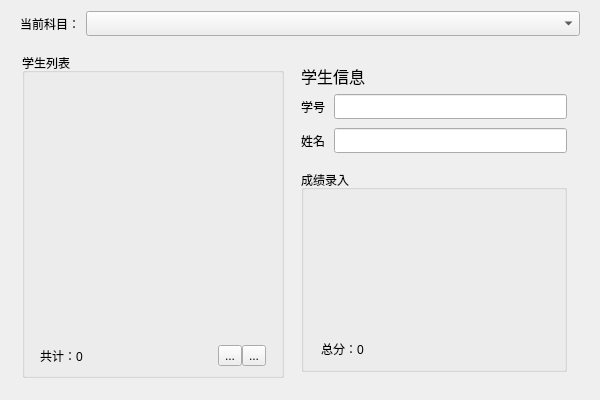
<?xml version="1.0" encoding="UTF-8"?>
<ui version="4.0">
 <class>InputClass</class>
 <widget class="QWidget" name="InputClass">
  <property name="geometry">
   <rect>
    <x>0</x>
    <y>0</y>
    <width>600</width>
    <height>400</height>
   </rect>
  </property>
  <property name="windowTitle">
   <string>Input</string>
  </property>
  <layout class="QVBoxLayout" name="verticalLayout">
   <item>
    <layout class="QHBoxLayout" name="horizontalLayout_2">
     <property name="leftMargin">
      <number>9</number>
     </property>
     <property name="topMargin">
      <number>0</number>
     </property>
     <property name="rightMargin">
      <number>9</number>
     </property>
     <property name="bottomMargin">
      <number>0</number>
     </property>
     <item>
      <widget class="QLabel" name="label">
       <property name="text">
        <string>当前科目：</string>
       </property>
      </widget>
     </item>
     <item>
      <widget class="QComboBox" name="comboBox">
       <property name="sizePolicy">
        <sizepolicy hsizetype="Expanding" vsizetype="Fixed">
         <horstretch>0</horstretch>
         <verstretch>0</verstretch>
        </sizepolicy>
       </property>
       <property name="minimumSize">
        <size>
         <width>0</width>
         <height>25</height>
        </size>
       </property>
      </widget>
     </item>
    </layout>
   </item>
   <item>
    <widget class="QWidget" name="widget" native="true">
     <layout class="QHBoxLayout" name="horizontalLayout">
      <item>
       <widget class="QWidget" name="widget_2" native="true">
        <layout class="QVBoxLayout" name="verticalLayout_7">
         <property name="spacing">
          <number>0</number>
         </property>
         <property name="leftMargin">
          <number>0</number>
         </property>
         <property name="topMargin">
          <number>0</number>
         </property>
         <property name="rightMargin">
          <number>0</number>
         </property>
         <property name="bottomMargin">
          <number>0</number>
         </property>
         <item>
          <widget class="QGroupBox" name="groupBox_4">
           <property name="title">
            <string>学生列表</string>
           </property>
           <layout class="QVBoxLayout" name="verticalLayout_8">
            <property name="spacing">
             <number>0</number>
            </property>
            <property name="leftMargin">
             <number>9</number>
            </property>
            <property name="topMargin">
             <number>9</number>
            </property>
            <property name="rightMargin">
             <number>9</number>
            </property>
            <property name="bottomMargin">
             <number>9</number>
            </property>
            <item>
             <widget class="QListView" name="studentsView">
              <property name="sizePolicy">
               <sizepolicy hsizetype="Preferred" vsizetype="Expanding">
                <horstretch>0</horstretch>
                <verstretch>0</verstretch>
               </sizepolicy>
              </property>
              <property name="layoutDirection">
               <enum>Qt::LayoutDirection::LeftToRight</enum>
              </property>
              <property name="autoFillBackground">
               <bool>true</bool>
              </property>
              <property name="styleSheet">
               <string notr="true">background: transparent;
</string>
              </property>
             </widget>
            </item>
            <item>
             <widget class="QWidget" name="widget_10" native="true">
              <layout class="QHBoxLayout" name="horizontalLayout_7">
               <property name="spacing">
                <number>0</number>
               </property>
               <property name="leftMargin">
                <number>6</number>
               </property>
               <property name="topMargin">
                <number>0</number>
               </property>
               <property name="rightMargin">
                <number>6</number>
               </property>
               <property name="bottomMargin">
                <number>0</number>
               </property>
               <item>
                <widget class="QLabel" name="label_12">
                 <property name="text">
                  <string>共计：0</string>
                 </property>
                </widget>
               </item>
               <item>
                <widget class="QToolButton" name="toolButton_7">
                 <property name="text">
                  <string>...</string>
                 </property>
                 <property name="icon">
                  <iconset theme="list-remove"/>
                 </property>
                </widget>
               </item>
               <item>
                <widget class="QToolButton" name="toolButton_8">
                 <property name="text">
                  <string>...</string>
                 </property>
                 <property name="icon">
                  <iconset theme="list-add"/>
                 </property>
                </widget>
               </item>
              </layout>
             </widget>
            </item>
           </layout>
          </widget>
         </item>
        </layout>
       </widget>
      </item>
      <item>
       <widget class="QWidget" name="widget_3" native="true">
        <layout class="QVBoxLayout" name="verticalLayout_5">
         <property name="bottomMargin">
          <number>0</number>
         </property>
         <item>
          <widget class="QLabel" name="label_7">
           <property name="sizePolicy">
            <sizepolicy hsizetype="Preferred" vsizetype="Minimum">
             <horstretch>0</horstretch>
             <verstretch>0</verstretch>
            </sizepolicy>
           </property>
           <property name="font">
            <font>
             <pointsize>12</pointsize>
            </font>
           </property>
           <property name="text">
            <string>学生信息</string>
           </property>
          </widget>
         </item>
         <item>
          <widget class="QWidget" name="widget_7" native="true">
           <layout class="QFormLayout" name="formLayout_2">
            <property name="horizontalSpacing">
             <number>9</number>
            </property>
            <property name="verticalSpacing">
             <number>9</number>
            </property>
            <property name="leftMargin">
             <number>0</number>
            </property>
            <property name="topMargin">
             <number>0</number>
            </property>
            <property name="rightMargin">
             <number>0</number>
            </property>
            <item row="0" column="0">
             <widget class="QLabel" name="label_8">
              <property name="text">
               <string>学号</string>
              </property>
             </widget>
            </item>
            <item row="0" column="1">
             <widget class="QLineEdit" name="lineEdit_3">
              <property name="minimumSize">
               <size>
                <width>0</width>
                <height>25</height>
               </size>
              </property>
              <property name="readOnly">
               <bool>false</bool>
              </property>
             </widget>
            </item>
            <item row="1" column="0">
             <widget class="QLabel" name="label_9">
              <property name="text">
               <string>姓名</string>
              </property>
             </widget>
            </item>
            <item row="1" column="1">
             <widget class="QLineEdit" name="lineEdit_4">
              <property name="minimumSize">
               <size>
                <width>0</width>
                <height>25</height>
               </size>
              </property>
              <property name="readOnly">
               <bool>false</bool>
              </property>
             </widget>
            </item>
           </layout>
          </widget>
         </item>
         <item>
          <widget class="QGroupBox" name="groupBox_3">
           <property name="title">
            <string>成绩录入</string>
           </property>
           <layout class="QVBoxLayout" name="verticalLayout_6">
            <item>
             <widget class="QTableView" name="tableView">
              <property name="sizePolicy">
               <sizepolicy hsizetype="Preferred" vsizetype="Expanding">
                <horstretch>1</horstretch>
                <verstretch>0</verstretch>
               </sizepolicy>
              </property>
              <property name="styleSheet">
               <string notr="true">background: transparent;</string>
              </property>
             </widget>
            </item>
            <item>
             <widget class="QWidget" name="widget_8" native="true">
              <layout class="QHBoxLayout" name="horizontalLayout_5">
               <property name="spacing">
                <number>0</number>
               </property>
               <property name="leftMargin">
                <number>6</number>
               </property>
               <property name="topMargin">
                <number>0</number>
               </property>
               <property name="rightMargin">
                <number>6</number>
               </property>
               <property name="bottomMargin">
                <number>0</number>
               </property>
               <item>
                <widget class="QLabel" name="label_10">
                 <property name="styleSheet">
                  <string notr="true"/>
                 </property>
                 <property name="text">
                  <string>总分：0</string>
                 </property>
                </widget>
               </item>
              </layout>
             </widget>
            </item>
           </layout>
          </widget>
         </item>
         <item>
          <widget class="QWidget" name="widget_9" native="true">
           <layout class="QHBoxLayout" name="horizontalLayout_6">
            <property name="leftMargin">
             <number>0</number>
            </property>
            <property name="topMargin">
             <number>0</number>
            </property>
            <property name="rightMargin">
             <number>0</number>
            </property>
            <property name="bottomMargin">
             <number>0</number>
            </property>
           </layout>
          </widget>
         </item>
        </layout>
       </widget>
      </item>
     </layout>
    </widget>
   </item>
  </layout>
 </widget>
 <layoutdefault spacing="6" margin="11"/>
 <resources/>
 <connections/>
</ui>
